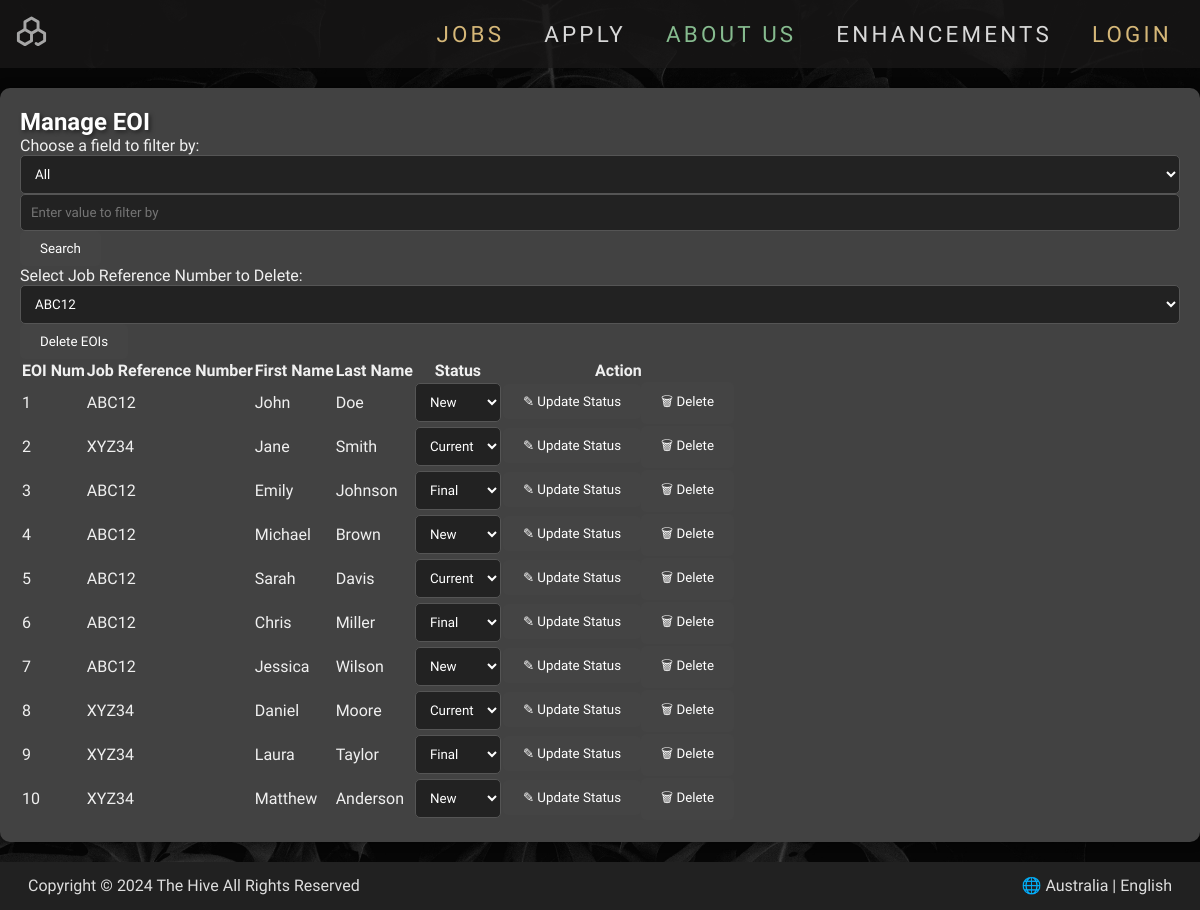
Page /site/manage.php on the committed database.
### tables this page shows
CREATE TABLE IF NOT EXISTS eoi (
    EOInumber INT AUTO_INCREMENT PRIMARY KEY,
    job_ref_number VARCHAR(5) NOT NULL,
    first_name VARCHAR(20) NOT NULL,
    last_name VARCHAR(20) NOT NULL,
    dob DATE NOT NULL CHECK (dob BETWEEN '1944-01-01' AND '2009-12-31'),
    gender ENUM('Male', 'Female', 'Other') NOT NULL,
    street_address VARCHAR(40) NOT NULL,
    suburb VARCHAR(40) NOT NULL,
    state ENUM('VIC', 'NSW', 'QLD', 'NT', 'WA', 'SA', 'TAS', 'ACT') NOT NULL,
    postcode VARCHAR(4) NOT NULL,
    email VARCHAR(100) NOT NULL,
    phone VARCHAR(12) NOT NULL,
    skill1 VARCHAR(50),
    skill2 VARCHAR(50),
    skill3 VARCHAR(50),
    other_skills TEXT,
    status ENUM('New', 'Current', 'Final') DEFAULT 'New',
    FOREIGN KEY (job_ref_number) REFERENCES job_descriptions(job_ref_number),
    CONSTRAINT chk_job_ref_number CHECK (job_ref_number REGEXP '^[A-Za-z0-9]{5}$'),
    CONSTRAINT chk_first_name CHECK (first_name REGEXP '^[a-zA-Z]{1,20}$'),
    CONSTRAINT chk_last_name CHECK (last_name REGEXP '^[a-zA-Z]{1,20}$'),
    CONSTRAINT chk_postcode CHECK (postcode REGEXP '^[0-9]{4}$'),
    CONSTRAINT chk_email CHECK (email REGEXP '^[A-Za-z0-9._%+-]+@[A-Za-z0-9.-]+\\.[A-Za-z]{2,}$'),
    CONSTRAINT chk_phone CHECK (phone REGEXP '^[0-9]{8,12}$'),
    INDEX idx_job_ref_number (job_ref_number),
    INDEX idx_first_name (first_name),
    INDEX idx_last_name (last_name),
    INDEX idx_status (status)
);

### site/manage.php (the view, shortened to what this page needs)
<?php
include 'header.inc';
require_once 'settings.php';
$conn = @mysqli_connect($db_host, $db_user, $db_password, $db_name);
$sql = "SELECT EOInumber AS `EOI Number`, job_ref_number AS `Job Reference Number`, first_name AS `First Name`, last_name AS `Last Name`, status AS `Status` FROM eoi";
$result = mysqli_query($conn, $sql);
?>
<main class="manage-eoi-page">
    <section class="container">
        <h1>Manage EOI</h1>
        <form method="post" action="manage.php">
            <label for="field">Choose a field to filter by:</label>
            <select name="field" id="field">
                <option value="all"> All</option>
            </select>
            <input type="text" name="value" placeholder="Enter value to filter by">
            <button type="submit" name="action" value="filter">Search</button>
        </form>
        <form method="post" action="manage.php">
            <label for="delete_job_ref">Select Job Reference Number to Delete:</label>
            <select name="delete_job_ref" id="delete_job_ref">
                <?php
                $sql_job_ref = "SELECT DISTINCT job_ref_number FROM eoi";
                $result_job_ref = mysqli_query($conn, $sql_job_ref);
                if ($result_job_ref) {
                    while ($row_job_ref = mysqli_fetch_assoc($result_job_ref)) {
                        echo '<option value="' . $row_job_ref['job_ref_number'] . '">' . $row_job_ref['job_ref_number'] . '</option>';
                    }
                }
                ?>
            </select>
            <button type="submit" name="action" value="delete_eois">Delete EOIs</button>
        </form>
        <form method="post" action="manage.php">
            <?php
            if ($result && $result->num_rows > 0) {
                echo '<table>';
                echo '<thead>';
                echo '<tr>
                    <th scope="col">EOI Num</th>
                    <th scope="col">Job Reference Number</th>
                    <th scope="col">First Name</th>
                    <th scope="col">Last Name</th>
                    <th scope="col">Status</th>
                    <th scope="col">Action</th>
                </tr>';
                echo '</thead>';
                echo '<tbody>';
                while ($row = mysqli_fetch_assoc($result)) {
                    echo '<tr>';
                    foreach ($row as $key => $value) {
                        if ($key === 'Status') {
                            continue;
                        }
                        echo '<td>' . $value . '</td>';
                    }
                    echo '<td>';
                    echo '<form method="post" action="manage.php">';
                    echo '<select name="new_status">';
                    $current_status = $row['Status'];
                    $status_options = ['New', 'Current', 'Final'];
                    foreach ($status_options as $option) {
                        echo '<option value="' . $option . '"';
                        if ($option === $current_status) {
                            echo ' selected';
                        }
                        echo '>' . $option . '</option>';
                    }
                    echo '</select>';
                    echo '</td>';
                    echo '<td>';
                    echo '<button type="submit" name="action" value="update_status">&#9998; Update Status</button>';
                    echo '<button type="submit" name="action" value="delete">&#128465; Delete </button>';
                    echo '</td>';
                    echo '</tr>';
                    echo '</form>';
                }
            } else {
                echo '<p>No EOIs found.</p>';
            }
            ?>
    </section>
</main>
<?php include 'footer.inc'; ?>

### site/styles/style.css (style rules this page uses)
* { margin: 0; padding: 0; font-family: 'Inria Sans', 'ui-serif'; box-sizing: border-box; }
html, body { height: 100%; }
body { display: flex; flex-direction: column; background: url('../images/Backdrop.jpg') no-repeat center center fixed; background-size: cover; color: #f0f0f0; }
.container { background-color: rgba(66,66,66); border-radius: 10px; box-shadow: 0 0 10px rgba(0, 0, 0, 0.5); margin: 20px auto; max-width: 1200px; padding: 20px; }
h1, h2, h3, h4, h5, h6 { color: #fff; text-shadow: 2px 2px 4px rgba(0, 0, 0, 0.5); }
button { background-color: #444; border: none; border-radius: 5px; color: #fff; cursor: pointer; padding: 10px 20px; }
input, select, textarea { background-color: #222; border: 1px solid #555; border-radius: 5px; color: #fff; padding: 10px; width: 100%; }

### rows in the picture
eoi: EOInumber "1", job_ref_number "ABC12", first_name "John", last_name "Doe", new_status "New"
eoi: EOInumber "2", job_ref_number "XYZ34", first_name "Jane", last_name "Smith", new_status "Current"
eoi: EOInumber "3", job_ref_number "ABC12", first_name "Emily", last_name "Johnson", new_status "Final"
eoi: EOInumber "4", job_ref_number "ABC12", first_name "Michael", last_name "Brown", new_status "New"
eoi: EOInumber "5", job_ref_number "ABC12", first_name "Sarah", last_name "Davis", new_status "Current"
eoi: EOInumber "6", job_ref_number "ABC12", first_name "Chris", last_name "Miller", new_status "Final"
eoi: EOInumber "7", job_ref_number "ABC12", first_name "Jessica", last_name "Wilson", new_status "New"
eoi: EOInumber "8", job_ref_number "XYZ34", first_name "Daniel", last_name "Moore", new_status "Current"
eoi: EOInumber "9", job_ref_number "XYZ34", first_name "Laura", last_name "Taylor", new_status "Final"
eoi: EOInumber "10", job_ref_number "XYZ34", first_name "Matthew", last_name "Anderson", new_status "New"

### other values in the picture
form field delete_job_ref "ABC12"
